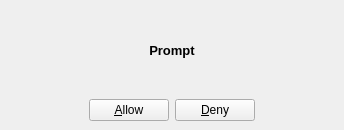
<ui version="4.0" >
 <author></author>
 <comment></comment>
 <exportmacro></exportmacro>
 <class>IncomingPromptWindow</class>
 <widget class="QWidget" name="IncomingPromptWindow" >
  <property name="geometry" >
   <rect>
    <x>0</x>
    <y>0</y>
    <width>344</width>
    <height>130</height>
   </rect>
  </property>
  <property name="windowTitle" >
   <string>Incoming Connection</string>
  </property>
  <property name="windowIcon" >
   <iconset resource="images.qrc" >:/images/cspace32.png</iconset>
  </property>
  <layout class="QVBoxLayout" >
   <property name="margin" >
    <number>9</number>
   </property>
   <property name="spacing" >
    <number>6</number>
   </property>
   <item>
    <widget class="QLabel" name="prompt" >
     <property name="font" >
      <font>
       <family>MS Shell Dlg</family>
       <pointsize>10</pointsize>
       <weight>50</weight>
       <italic>false</italic>
       <bold>false</bold>
       <underline>false</underline>
       <strikeout>false</strikeout>
      </font>
     </property>
     <property name="text" >
      <string>&lt;b>Prompt&lt;/b></string>
     </property>
     <property name="textFormat" >
      <enum>Qt::RichText</enum>
     </property>
     <property name="alignment" >
      <set>Qt::AlignCenter</set>
     </property>
     <property name="wordWrap" >
      <bool>true</bool>
     </property>
    </widget>
   </item>
   <item>
    <layout class="QHBoxLayout" >
     <property name="margin" >
      <number>0</number>
     </property>
     <property name="spacing" >
      <number>6</number>
     </property>
     <item>
      <spacer>
       <property name="orientation" >
        <enum>Qt::Horizontal</enum>
       </property>
       <property name="sizeHint" >
        <size>
         <width>40</width>
         <height>20</height>
        </size>
       </property>
      </spacer>
     </item>
     <item>
      <widget class="QPushButton" name="allowButton" >
       <property name="text" >
        <string>&amp;Allow</string>
       </property>
      </widget>
     </item>
     <item>
      <widget class="QPushButton" name="denyButton" >
       <property name="text" >
        <string>&amp;Deny</string>
       </property>
      </widget>
     </item>
     <item>
      <spacer>
       <property name="orientation" >
        <enum>Qt::Horizontal</enum>
       </property>
       <property name="sizeHint" >
        <size>
         <width>40</width>
         <height>20</height>
        </size>
       </property>
      </spacer>
     </item>
    </layout>
   </item>
  </layout>
 </widget>
 <pixmapfunction></pixmapfunction>
 <resources>
  <include location="images.qrc" />
 </resources>
 <connections/>
</ui>
